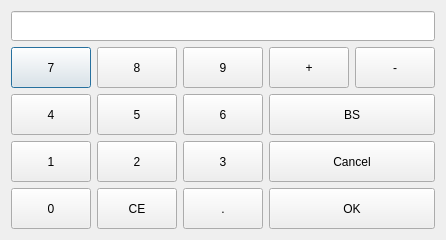
<?xml version="1.0" encoding="UTF-8"?>
<ui version="4.0">
 <class>KeyBoardDialog</class>
 <widget class="QDialog" name="KeyBoardDialog">
  <property name="enabled">
   <bool>true</bool>
  </property>
  <property name="geometry">
   <rect>
    <x>0</x>
    <y>0</y>
    <width>320</width>
    <height>240</height>
   </rect>
  </property>
  <property name="windowTitle">
   <string>Dialog</string>
  </property>
  <layout class="QGridLayout" name="gridLayout_2">
   <item row="0" column="0">
    <layout class="QVBoxLayout" name="verticalLayout_2" stretch="1,6">
     <item>
      <widget class="QLineEdit" name="lineEdit">
       <property name="sizePolicy">
        <sizepolicy hsizetype="Expanding" vsizetype="Expanding">
         <horstretch>0</horstretch>
         <verstretch>0</verstretch>
        </sizepolicy>
       </property>
      </widget>
     </item>
     <item>
      <layout class="QHBoxLayout" name="horizontalLayout_2">
       <item>
        <layout class="QGridLayout" name="gridLayout">
         <item row="0" column="0">
          <widget class="QPushButton" name="_7Button">
           <property name="sizePolicy">
            <sizepolicy hsizetype="Expanding" vsizetype="Expanding">
             <horstretch>0</horstretch>
             <verstretch>0</verstretch>
            </sizepolicy>
           </property>
           <property name="text">
            <string>7</string>
           </property>
          </widget>
         </item>
         <item row="0" column="1">
          <widget class="QPushButton" name="_8Button">
           <property name="sizePolicy">
            <sizepolicy hsizetype="Expanding" vsizetype="Expanding">
             <horstretch>0</horstretch>
             <verstretch>0</verstretch>
            </sizepolicy>
           </property>
           <property name="text">
            <string>8</string>
           </property>
          </widget>
         </item>
         <item row="0" column="2">
          <widget class="QPushButton" name="_9Button">
           <property name="sizePolicy">
            <sizepolicy hsizetype="Expanding" vsizetype="Expanding">
             <horstretch>0</horstretch>
             <verstretch>0</verstretch>
            </sizepolicy>
           </property>
           <property name="text">
            <string>9</string>
           </property>
          </widget>
         </item>
         <item row="1" column="0">
          <widget class="QPushButton" name="_4Button">
           <property name="sizePolicy">
            <sizepolicy hsizetype="Expanding" vsizetype="Expanding">
             <horstretch>0</horstretch>
             <verstretch>0</verstretch>
            </sizepolicy>
           </property>
           <property name="text">
            <string>4</string>
           </property>
          </widget>
         </item>
         <item row="1" column="1">
          <widget class="QPushButton" name="_5Button">
           <property name="sizePolicy">
            <sizepolicy hsizetype="Expanding" vsizetype="Expanding">
             <horstretch>0</horstretch>
             <verstretch>0</verstretch>
            </sizepolicy>
           </property>
           <property name="text">
            <string>5</string>
           </property>
          </widget>
         </item>
         <item row="1" column="2">
          <widget class="QPushButton" name="_6Button">
           <property name="sizePolicy">
            <sizepolicy hsizetype="Expanding" vsizetype="Expanding">
             <horstretch>0</horstretch>
             <verstretch>0</verstretch>
            </sizepolicy>
           </property>
           <property name="text">
            <string>6</string>
           </property>
          </widget>
         </item>
         <item row="2" column="0">
          <widget class="QPushButton" name="_1Button">
           <property name="sizePolicy">
            <sizepolicy hsizetype="Expanding" vsizetype="Expanding">
             <horstretch>0</horstretch>
             <verstretch>0</verstretch>
            </sizepolicy>
           </property>
           <property name="text">
            <string>1</string>
           </property>
          </widget>
         </item>
         <item row="2" column="1">
          <widget class="QPushButton" name="_2Button">
           <property name="sizePolicy">
            <sizepolicy hsizetype="Expanding" vsizetype="Expanding">
             <horstretch>0</horstretch>
             <verstretch>0</verstretch>
            </sizepolicy>
           </property>
           <property name="text">
            <string>2</string>
           </property>
          </widget>
         </item>
         <item row="2" column="2">
          <widget class="QPushButton" name="_3Button">
           <property name="sizePolicy">
            <sizepolicy hsizetype="Expanding" vsizetype="Expanding">
             <horstretch>0</horstretch>
             <verstretch>0</verstretch>
            </sizepolicy>
           </property>
           <property name="text">
            <string>3</string>
           </property>
          </widget>
         </item>
         <item row="3" column="0">
          <widget class="QPushButton" name="_0Button">
           <property name="sizePolicy">
            <sizepolicy hsizetype="Expanding" vsizetype="Expanding">
             <horstretch>0</horstretch>
             <verstretch>0</verstretch>
            </sizepolicy>
           </property>
           <property name="text">
            <string>0</string>
           </property>
          </widget>
         </item>
         <item row="3" column="1">
          <widget class="QPushButton" name="ceButton">
           <property name="sizePolicy">
            <sizepolicy hsizetype="Expanding" vsizetype="Expanding">
             <horstretch>0</horstretch>
             <verstretch>0</verstretch>
            </sizepolicy>
           </property>
           <property name="text">
            <string>CE</string>
           </property>
          </widget>
         </item>
         <item row="3" column="2">
          <widget class="QPushButton" name="pointButton">
           <property name="sizePolicy">
            <sizepolicy hsizetype="Expanding" vsizetype="Expanding">
             <horstretch>0</horstretch>
             <verstretch>0</verstretch>
            </sizepolicy>
           </property>
           <property name="text">
            <string>.</string>
           </property>
          </widget>
         </item>
        </layout>
       </item>
       <item>
        <layout class="QVBoxLayout" name="verticalLayout">
         <item>
          <layout class="QHBoxLayout" name="horizontalLayout">
           <item>
            <widget class="QPushButton" name="positiveButton">
             <property name="sizePolicy">
              <sizepolicy hsizetype="Expanding" vsizetype="Expanding">
               <horstretch>0</horstretch>
               <verstretch>0</verstretch>
              </sizepolicy>
             </property>
             <property name="text">
              <string>+</string>
             </property>
            </widget>
           </item>
           <item>
            <widget class="QPushButton" name="negativeButton">
             <property name="sizePolicy">
              <sizepolicy hsizetype="Expanding" vsizetype="Expanding">
               <horstretch>0</horstretch>
               <verstretch>0</verstretch>
              </sizepolicy>
             </property>
             <property name="text">
              <string>-</string>
             </property>
            </widget>
           </item>
          </layout>
         </item>
         <item>
          <widget class="QPushButton" name="backButton">
           <property name="sizePolicy">
            <sizepolicy hsizetype="Expanding" vsizetype="Expanding">
             <horstretch>0</horstretch>
             <verstretch>0</verstretch>
            </sizepolicy>
           </property>
           <property name="text">
            <string>BS</string>
           </property>
          </widget>
         </item>
         <item>
          <widget class="QPushButton" name="cancelButton">
           <property name="sizePolicy">
            <sizepolicy hsizetype="Expanding" vsizetype="Expanding">
             <horstretch>0</horstretch>
             <verstretch>0</verstretch>
            </sizepolicy>
           </property>
           <property name="text">
            <string>Cancel</string>
           </property>
          </widget>
         </item>
         <item>
          <widget class="QPushButton" name="confirmButton">
           <property name="sizePolicy">
            <sizepolicy hsizetype="Expanding" vsizetype="Expanding">
             <horstretch>0</horstretch>
             <verstretch>0</verstretch>
            </sizepolicy>
           </property>
           <property name="text">
            <string>OK</string>
           </property>
          </widget>
         </item>
        </layout>
       </item>
      </layout>
     </item>
    </layout>
   </item>
  </layout>
 </widget>
 <resources/>
 <connections/>
</ui>
